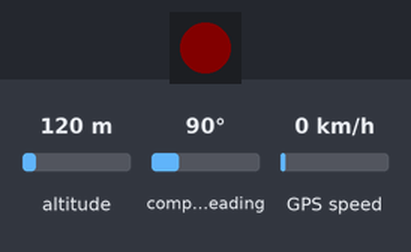
Bench run of a sketch on a simulated ESP32. Parts: 1 RGB LEDs in strip order, left to right. The inputs (shaded band) are chosen by the test bench; at power-on: altitude 120 m, compass heading 90°, GPS speed 0 km/h. Dim RGB values are drawn brighter than linear; the GPS gets a fix after 3 s at 37.7749, -122.4194 with 8 satellites; no radio packets arrive unless stated; what the sketch prints to the serial monitor is not drawn.

Above: at 0.2 s.
At 2.7 s:
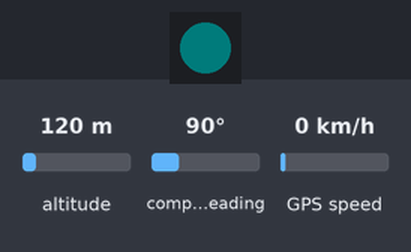
At 4.9 s:
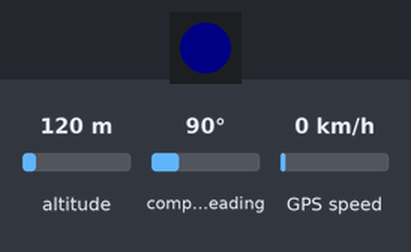
At 7.0 s:
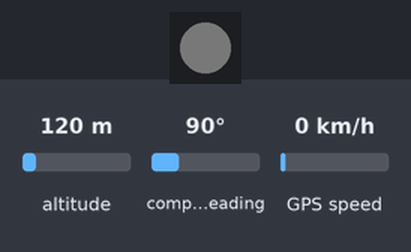
Timing chart, 0 to 8.4 s (numbered marks = the images above):
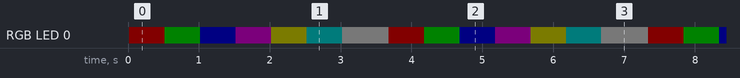

The sketch:

GPS_Tracker_code.ino
```cpp
#include <LoRa.h>
#include <TinyGPS++.h>
#include "FastLED.h"

#define NUM_LEDS 1
#define DATA_PIN 26

TinyGPSPlus tinyGPS;
#define GPS_BAUD 9600

// Use HardwareSerial on ESP32 (UART2)
HardwareSerial GPSSerial(2);

CRGB leds[NUM_LEDS];

void setup()
{
  Serial.begin(115200);
  GPSSerial.begin(GPS_BAUD, SERIAL_8N1, 17, 16); // RX=17 (GPS TX), TX=16 (GPS RX)

  // LED setup
  FastLED.addLeds<WS2812B, DATA_PIN, GRB>(leds, NUM_LEDS);
  FastLED.setBrightness(64);

  // LoRa setup
  Serial.println("LoRa Sender");
  LoRa.setPins(5, 32, 33);
  LoRa.setTxPower(20);

  if (!LoRa.begin(915E6)) {   // unchanged
    Serial.println("Starting LoRa failed!");
    while (1);
  }
  LoRa.setSignalBandwidth(125000);
}

void ledburn()
{
  leds[0] = CRGB(24,0,0);
  FastLED.show();
  delay(500);
  leds[0] = CRGB(0,24,0);
  FastLED.show();
  delay(500);
  leds[0] = CRGB(0,0,24);
  FastLED.show();
  delay(500);
  leds[0] = CRGB(12,0,12);
  FastLED.show();
  delay(500);
  leds[0] = CRGB(12,12,0);
  FastLED.show();
  delay(500);
  leds[0] = CRGB(0,12,12);
  FastLED.show();
  delay(500);
  leds[0] = CRGB(8,8,8);
  FastLED.show();
  delay(500);
}

void loraprint()
{
  LoRa.beginPacket();
  LoRa.println("This is Bessie");
  LoRa.print("Lat: "); LoRa.println(tinyGPS.location.lat(), 6);
  LoRa.print("Long: "); LoRa.println(tinyGPS.location.lng(), 6);
  LoRa.print("Alt: "); LoRa.println(tinyGPS.altitude.feet());
  LoRa.print("Course: "); LoRa.println(tinyGPS.course.deg());
  LoRa.print("Speed: "); LoRa.println(tinyGPS.speed.kmph());
  LoRa.print("Sats: "); LoRa.println(tinyGPS.satellites.value());
  LoRa.print("Date: ");
  LoRa.print(tinyGPS.date.day());
  LoRa.print("/");
  LoRa.print(tinyGPS.date.month());
  LoRa.print("/");
  LoRa.println(tinyGPS.date.year());
  LoRa.endPacket();
}

void loop()
{
  ledburn();
  loraprint();
  smartDelay(100);
}

static void smartDelay(unsigned long ms)
{
  unsigned long start = millis();
  do
  {
    while (GPSSerial.available())
      tinyGPS.encode(GPSSerial.read());
  }
  while (millis() - start < ms);
}
```

Measured:
- by itself, RGB LED 0: repeats every 3.7 s: RGB(0, 6, 0) 0.50 s, RGB(0, 0, 6) 0.50 s, RGB(3, 0, 3) 0.50 s, RGB(3, 3, 0) 0.50 s, RGB(0, 3, 3) 0.50 s, RGB(2, 2, 2) 0.66 s, RGB(6, 0, 0) 0.50 s
- by itself, everything shown: repeats every 3.7 s, in 7 steps
